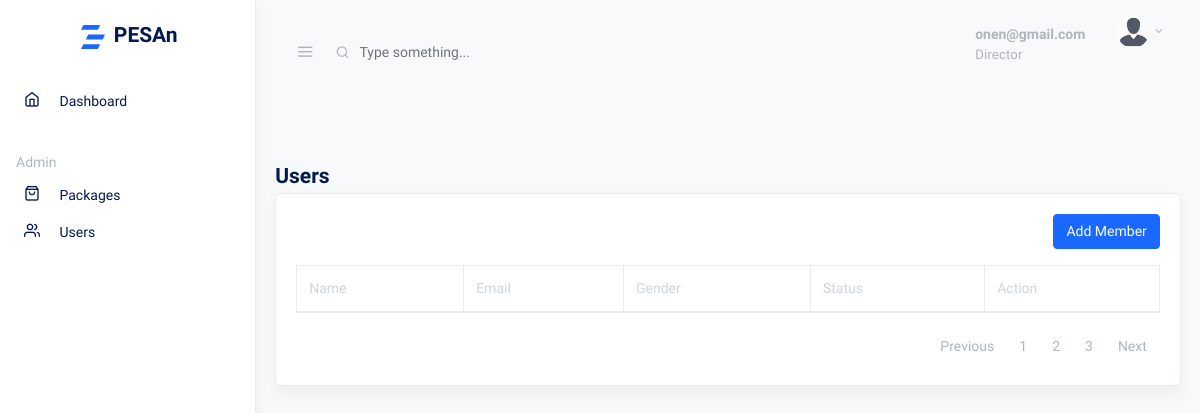
Page /user_list (signed in) on the earlier database version.
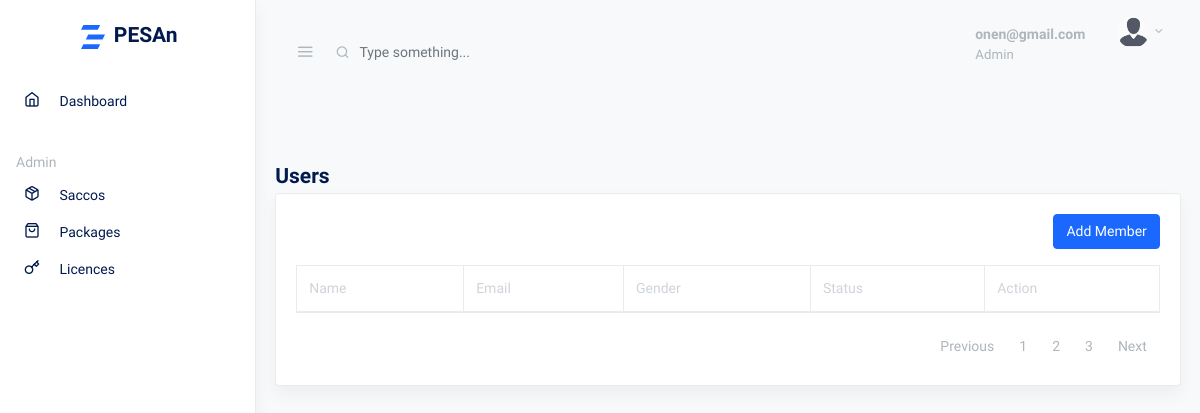
Same page on the later database version.
### accounts/views.py (the view, shortened to what this page needs)
# urls.py: path('user_list', users, name='user_list'),
def users(request):
    users = User.objects.all()
    sacco = Sacco.objects.get(director=request.user)
    sacco_users = SaccoUser.objects.filter(sacco=sacco).select_related('user')
    myitems = []
    context = {
        'users': myitems,
        }
    return render(request, 'account/list.html', context)

### accounts/models.py (called while the page is built)
    def __str__(self):
        return self.email

    def get_absolute_url(self):
        return reverse('user', kwargs={'pk': self.pk})

### templates/account/list.html (shortened to what this page needs)
{% extends 'base.html' %}
{% load humanize %}
{% load static %}
{% block content %}
<div class="row">
    <div class="col-md-12 my-4">
      <h2 class="h4 mb-1">Users</h2>
      <div class="card shadow">
        <div class="card-body">
          <div class="toolbar row mb-3">
            <div class="col ml-auto">
              <div class="dropdown float-right">
                <a href="{% url 'check_member_limit' %}" class="btn btn-primary">Add Member</a>
              </div>
            </div>
          </div>
          <table class="table table-bordered">
            <thead>
              <tr role="row">
                <th>Name</th>
                <th>Email</th>
                <th>Gender</th>
                <th>Status</th>
                <th>Action</th>
              </tr>
            </thead>
          </table>
          <nav aria-label="Table Paging" class="mb-0 text-muted">
            <ul class="pagination justify-content-end mb-0">
              <li class="page-item"><a class="page-link" href="#">Previous</a></li>
              <li class="page-item"><a class="page-link" href="#">1</a></li>
              <li class="page-item"><a class="page-link" href="#">2</a></li>
              <li class="page-item"><a class="page-link" href="#">3</a></li>
              <li class="page-item"><a class="page-link" href="#">Next</a></li>
            </ul>
          </nav>
        </div>
      </div>
    </div>
  </div>
{% endblock content %}

### templates/base.html (shortened to what the changed rows need)
{% load static %}
<!doctype html>
<html lang="en">
  <head>
    <link rel="stylesheet" href="{% static 'css/simplebar.css' %}">
    <link rel="stylesheet" href="{% static 'css/feather.css' %}">
    <link rel="stylesheet" href="{% static 'css/daterangepicker.css' %}">
    <link rel="stylesheet" href="{% static 'css/app-light.css' %}" id="lightTheme">
    <link rel="stylesheet" href="{% static 'css/app-dark.css' %}" id="darkTheme" disabled>
  </head>
  <body class="vertical  light  ">
    <div class="wrapper">
      <nav class="topnav navbar navbar-light">
        <ul class="nav">
          <li class="nav-item nav-notif">
            <a class="nav-link text-muted my-2" href="./#" data-toggle="modal" data-target=".modal-notif">
              <span class="font-weight-bold">{{user}}</span>
              <p class="small">
                {% if request.user.is_superuser %}
                Admin
                {% elif request.user.is_staff %}
                Director
                {% else %}
                Member
                {% endif %}
              </p>
            </a>
          </li>
        </ul>
      </nav>
      <aside class="sidebar-left border-right bg-white shadow" id="leftSidebar" data-simplebar>
        <nav class="vertnav navbar navbar-light">
          <ul class="navbar-nav flex-fill w-100 mb-2">
            {% if request.user.is_superuser %}
            <li class="nav-item w-100">
              <a class="nav-link" href="{% url 'sacco_list' %}">
                <i class="fe fe-package fe-16"></i>
                <span class="ml-3 item-text">Saccos</span>
              </a>
            </li>
            <li class="nav-item w-100">
              <a class="nav-link" href="{% url 'package_list' %}">
                <i class="fe fe-shopping-bag fe-16"></i>
                <span class="ml-3 item-text">Packages</span>
              </a>
            </li>
            <li class="nav-item w-100">
              <a class="nav-link" href="{% url 'license_list' %}">
                <i class="fe fe-key  fe-16"></i>
                <span class="ml-3 item-text">Licences</span>
              </a>
            </li>
            {% elif request.user.is_staff  %}
            <li class="nav-item w-100">
              <a class="nav-link" href="{% url 'package_list' %}">
                <i class="fe fe-shopping-bag fe-16"></i>
                <span class="ml-3 item-text">Packages</span>
              </a>
            </li>
            <li class="nav-item w-100">
              <a class="nav-link" href="{% url 'user_list' %}">
                <i class="fe fe-users  fe-16"></i>
                <span class="ml-3 item-text">Users</span>
              </a>
            </li>
            {% endif %}
          </ul>
        </nav>
      </aside>
      <main role="main" class="main-content">
        {% block content %}
        {% endblock content %}
      </main>
    </div>
  </body>
</html>

Differences in the rows shown:
changed User "onen@gmail.com": is_superuser False → True (drawn)
Other differences:
text no longer shown: "Director Users"
text now shown: "Admin Saccos Licences"
